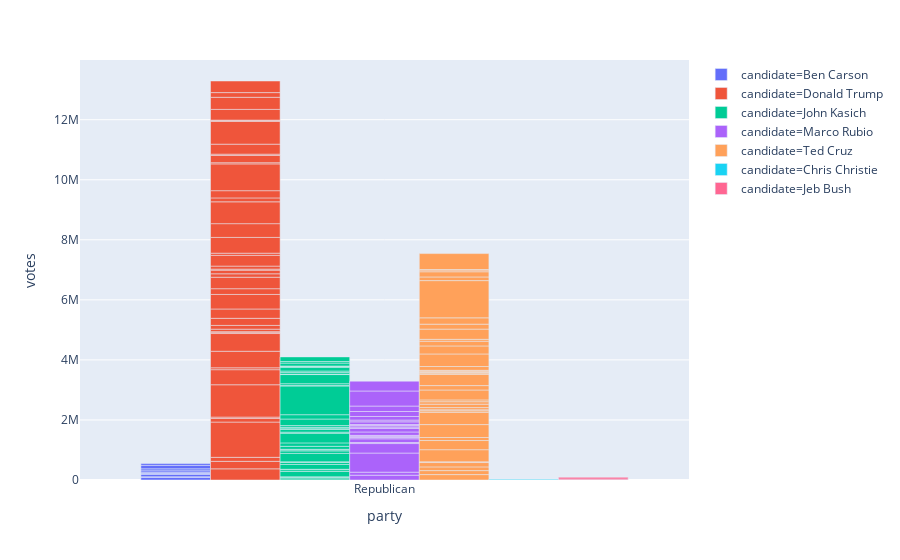

The notebook cell saved with this chart:
### Code cell
# Kandidat Mayoritas Republican
fig = px.bar(dfRep, x="party", y='votes' , color='candidate' ,orientation="v", barmode="group")
fig.show()

### Figure 1 — Plotly figure (JSON) as saved in the notebook; plotly's stock layout.template omitted (floating-point values rounded to 4 significant figures)
{"data": [{"alignmentgroup": "True", "hoverlabel": {"namelength": 0}, "hovertemplate": "candidate=Ben Carson<br>party=%{x}<br>votes=%{y}", "legendgroup": "candidate=Ben Carson", "marker": {"color": "#636efa"}, "name": "candidate=Ben Carson", "offsetgroup": "candidate=Ben Carson", "orientation": "v", "showlegend": true, "textposition": "auto", "type": "bar", "x": ["Republican", "Republican", "Republican", "Republican", "Republican", "Republican", "Republican", "Republican", "Republican", "Republican"], "xaxis": "x", "y": [87517, 23173, 80503, 17393, 16277, 28572, 53326, 64846, 117780, 60093], "yaxis": "y"}, {"alignmentgroup": "True", "hoverlabel": {"namelength": 0}, "hovertemplate": "candidate=Donald Trump<br>party=%{x}<br>votes=%{y}", "legendgroup": "candidate=Donald Trump", "marker": {"color": "#EF553B"}, "name": "candidate=Donald Trump", "offsetgroup": "candidate=Donald Trump", "orientation": "v", "showlegend": true, "textposition": "auto", "type": "bar", "x": ["Republican", "Republican", "Republican", "Republican", "Republican", "Republican", "Republican", "Republican", "Republican", "Republican", "Republican", "Republican", "Republican", "Republican", "Republican", "Republican", "Republican", "Republican", "Republican", "Republican", "Republican", "Republican", "Republican", "Republican", "Republican", "Republican", "Republican", "Republican", "Republican", "Republican", "Republican", "Republican", "Republican", "Republican", "Republican", "Republican", "Republican", "Republican", "Republican", "Republican", "Republican", "Republican", "Republican"], "xaxis": "x", "y": [371735, 249916, 133144, 1174829, 123367, 42472, 1077221, 501707, 62478, 551464, 590460, 45419, 17062, 82493, 124818, 236623, 311313, 483751, 191755, 382093, 114056, 121287, 34531, 100406, 356697, 73530, 524932, 458151, 727585, 130141, 240804, 892702, 39059, 239851, 44866, 332702, 757618, 24864, 19968, 355960, 403003, 156245, 386370], "yaxis": "y"}, {"alignmentgroup": "True", "hoverlabel": {"namelength": 0}, "hovertemplate": "candidate=John Kasich<br>party=%{x}<br>votes=%{y}", "legendgroup": "candidate=John Kasich", "marker": {"color": "#00cc96"}, "name": "candidate=John Kasich", "offsetgroup": "candidate=John Kasich", "orientation": "v", "showlegend": true, "textposition": "auto", "type": "bar", "x": ["Republican", "Republican", "Republican", "Republican", "Republican", "Republican", "Republican", "Republican", "Republican", "Republican", "Republican", "Republican", "Republican", "Republican", "Republican", "Republican", "Republican", "Republican", "Republican", "Republican", "Republican", "Republican", "Republican", "Republican", "Republican", "Republican", "Republican", "Republican", "Republican", "Republican", "Republican", "Republican", "Republican", "Republican", "Republican", "Republican"], "xaxis": "x", "y": [37970, 53040, 15098, 176620, 60481, 14225, 159412, 72303, 16517, 279778, 83913, 33134, 19355, 100089, 113783, 321655, 35817, 92533, 22526, 44909, 59506, 217904, 144299, 956762, 16515, 59096, 304793, 14929, 56206, 45243, 120257, 29773, 18543, 96519, 52129, 155200], "yaxis": "y"}, {"alignmentgroup": "True", "hoverlabel": {"namelength": 0}, "hovertemplate": "candidate=Marco Rubio<br>party=%{x}<br>votes=%{y}", "legendgroup": "candidate=Marco Rubio", "marker": {"color": "#ab63fa"}, "name": "candidate=Marco Rubio", "offsetgroup": "candidate=Marco Rubio", "orientation": "v", "showlegend": true, "textposition": "auto", "type": "bar", "x": ["Republican", "Republican", "Republican", "Republican", "Republican", "Republican", "Republican", "Republican", "Republican", "Republican", "Republican", "Republican", "Republican", "Republican", "Republican", "Republican", "Republican", "Republican", "Republican", "Republican", "Republican", "Republican"], "xaxis": "x", "y": [159802, 101235, 636653, 315979, 35347, 123066, 43164, 37579, 33804, 112822, 123673, 20768, 57006, 17940, 30032, 87858, 59418, 119562, 165881, 180989, 502223, 327042], "yaxis": "y"}, {"alignmentgroup": "True", "hoverlabel": {"namelength": 0}, "hovertemplate": "candidate=Ted Cruz<br>party=%{x}<br>votes=%{y}", "legendgroup": "candidate=Ted Cruz", "marker": {"color": "#FFA15A"}, "name": "candidate=Ted Cruz", "offsetgroup": "candidate=Ted Cruz", "orientation": "v", "showlegend": true, "textposition": "auto", "type": "bar", "x": ["Republican", "Republican", "Republican", "Republican", "Republican", "Republican", "Republican", "Republican", "Republican", "Republican", "Republican", "Republican", "Republican", "Republican", "Republican", "Republican", "Republican", "Republican", "Republican", "Republican", "Republican", "Republican", "Republican", "Republican", "Republican", "Republican", "Republican", "Republican", "Republican", "Republican", "Republican", "Republican", "Republican", "Republican", "Republican", "Republican", "Republican", "Republican"], "xaxis": "x", "y": [180608, 132147, 123873, 144125, 24969, 403640, 305109, 100942, 430395, 406280, 51663, 35207, 72503, 113949, 82038, 60473, 330015, 147065, 380367, 14476, 36418, 16079, 33189, 27521, 126151, 418740, 267592, 157941, 61590, 340201, 164790, 211159, 1239370, 122567, 173193, 55719, 18208, 531129], "yaxis": "y"}, {"alignmentgroup": "True", "hoverlabel": {"namelength": 0}, "hovertemplate": "candidate=Chris Christie<br>party=%{x}<br>votes=%{y}", "legendgroup": "candidate=Chris Christie", "marker": {"color": "#19d3f3"}, "name": "candidate=Chris Christie", "offsetgroup": "candidate=Chris Christie", "orientation": "v", "showlegend": true, "textposition": "auto", "type": "bar", "x": ["Republican"], "xaxis": "x", "y": [21069], "yaxis": "y"}, {"alignmentgroup": "True", "hoverlabel": {"namelength": 0}, "hovertemplate": "candidate=Jeb Bush<br>party=%{x}<br>votes=%{y}", "legendgroup": "candidate=Jeb Bush", "marker": {"color": "#FF6692"}, "name": "candidate=Jeb Bush", "offsetgroup": "candidate=Jeb Bush", "orientation": "v", "showlegend": true, "textposition": "auto", "type": "bar", "x": ["Republican", "Republican"], "xaxis": "x", "y": [31310, 57863], "yaxis": "y"}], "layout": {"barmode": "group", "legend": {"tracegroupgap": 0}, "margin": {"t": 60}, "xaxis": {"anchor": "y", "domain": [0, 1], "title": {"text": "party"}}, "yaxis": {"anchor": "x", "domain": [0, 1], "title": {"text": "votes"}}}}
